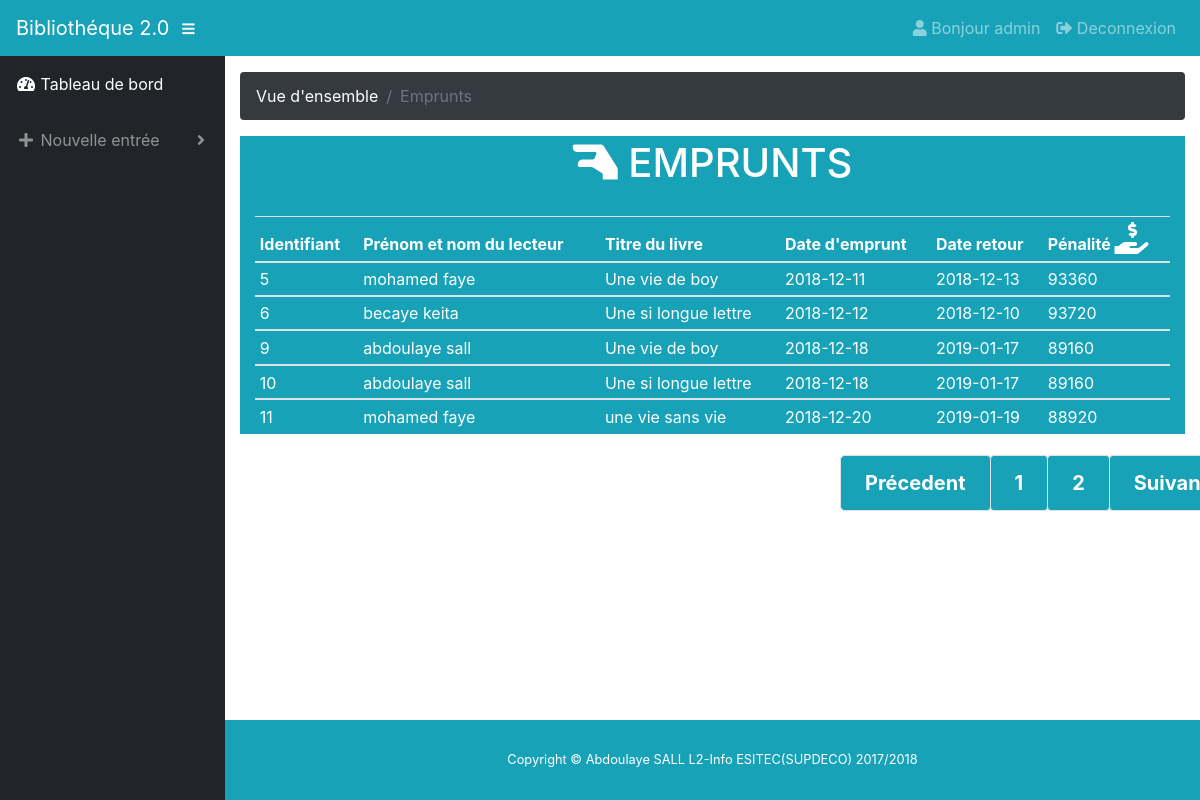
Page /emprunts.php (signed in) on the committed database.
### tables this page shows
CREATE TABLE IF NOT EXISTS `emprunts` (
  `id_emprunt` int(11) NOT NULL AUTO_INCREMENT,
  `id_lecteur` int(11) NOT NULL,
  `id_livre` int(11) NOT NULL,
  `date_emprunt` date NOT NULL,
  `date_retour` date NOT NULL,
  `penalite` int(255) NOT NULL,
  PRIMARY KEY (`id_emprunt`),
  KEY `fk_lecteur` (`id_lecteur`),
  KEY `fk_livre` (`id_livre`)
);

CREATE TABLE IF NOT EXISTS `lecteurs` (
  `id_lecteur` int(11) NOT NULL AUTO_INCREMENT,
  `prenom` varchar(60) NOT NULL,
  `nom` varchar(25) NOT NULL,
  `adresse` varchar(255) NOT NULL,
  `cni` varchar(255) NOT NULL,
  PRIMARY KEY (`id_lecteur`)
);

CREATE TABLE IF NOT EXISTS `livres` (
  `id_livre` int(11) NOT NULL AUTO_INCREMENT,
  `titre` varchar(255) NOT NULL,
  `auteurs` varchar(255) NOT NULL,
  `maison_edition` varchar(255) NOT NULL,
  `id_lib` int(11) NOT NULL,
  `nombre_pages` int(60) NOT NULL,
  `stock` int(255) NOT NULL,
  `prix` int(255) NOT NULL,
  PRIMARY KEY (`id_livre`),
  KEY `fk_lib` (`id_lib`)
);

### emprunts.php (the view, shortened to what this page needs)
<?php
$db = mysqli_connect('localhost', 'root', '', 'bibiotheque');
?>
<!DOCTYPE html>
<html lang="fr">
  <head>
    <link href="bootstrap/css/bootstrap.min.css" rel="stylesheet">
    <link href="fontawesome-free/css/all.min.css" rel="stylesheet" type="text/css">
    <link href="datatables/dataTables.bootstrap4.css" rel="stylesheet">
    <link href="css/sb-admin.css" rel="stylesheet">
    <link rel="stylesheet" type="text/css" href="css/main.css">
  </head>
  <body id="page-top">
    <nav class="navbar navbar-expand navbar-dark bg-info static-top">
      <?php
      if ($_SESSION['login'] == "admin") {
          echo ('<a class="navbar-brand mr-1" href="admin.php">Bibliothéque 2.0</a>');
        }else{
          echo ('<a class="navbar-brand mr-1" href="accueil.php">Bibliothéque 2.0</a>');
        }
      ?>
      <button class="btn btn-link btn-sm text-white order-1 order-sm-0" id="sidebarToggle" href="#">
        <i class="fas fa-bars"></i>
      </button>
        <div class="collapse navbar-collapse" id="navbarResponsive">
          <ul class="navbar-nav ml-auto">
            <li class="nav-item"><a class="nav-link js-scroll-trigger"><i class="fas fa-user"></i> <?php echo "Bonjour ".$_SESSION['login'];?></a></li>
            <li class="nav-item">
              <a class="nav-link js-scroll-trigger" href="index.php"><i class="fas fa-sign-out-alt"></i> Deconnexion</a>
            </li>
          </ul>
        </div>
    </nav>
    <div id="wrapper">
      <ul class="sidebar navbar-nav">
        <li class="nav-item active">
          <a class="nav-link" href="#">
            <i class="fas fa-fw fa-tachometer-alt"></i>
            <span>Tableau de bord</span>
          </a>
        </li>
        <li class="nav-item dropdown">
          <a class="nav-link dropdown-toggle" href="#" id="pagesDropdown" role="button" data-toggle="dropdown" aria-haspopup="true" aria-expanded="false">
            <i class="fas fa-fw fa-plus"></i>
            <span>Nouvelle entrée</span>
          </a>
        </li>
      </ul>
      <div id="content-wrapper">
        <div class="container-fluid">
          <ol class="breadcrumb bg-dark">
            <li class="breadcrumb-item">
              <?php
              if ($_SESSION['login'] == "admin") {
                  echo ('<a class="breadcrumb-item active" style="color:white;" href="admin.php">Vue d\'ensemble</a>');
                }else{
                  echo ('<a class="breadcrumb-item active" style="color:white;" href="accueil.php">Vue d\'ensemble</a>');
                }
              ?>
            </li>
            <li class="breadcrumb-item active">Emprunts</li>
          </ol>
	<div class="row">
		<div class="col-xl-12 col-sm-6 mb-3">
			<div class="col-lg-12 header"><h1 class="section-heading text-uppercase" align="center"><i class="fas fa-hand-lizard"></i> Emprunts</h1>
			</div>
			<div class="col-xl-12 col-sm-6 mb-3 content">
			<?php
				$empruntparpage=5;
$retour_total=mysqli_query($db,'SELECT COUNT(*) AS total
                                FROM emprunts,lecteurs,livres
                                WHERE (emprunts.id_lecteur=lecteurs.id_lecteur AND emprunts.id_livre=livres.id_livre)
                                ORDER BY id_emprunt');
$donnees_total=mysqli_fetch_assoc($retour_total);
$total=$donnees_total['total'];
$nombreDePages=ceil($total/$empruntparpage);
if(isset($_GET['page']))
{
     $pageActuelle=intval($_GET['page']);
     if($pageActuelle>$nombreDePages)
     {
          $pageActuelle=$nombreDePages;
     }
}
else
{
     $pageActuelle=1;
}
$premiereEntree=($pageActuelle-1)*$empruntparpage;
$retouremprunt=mysqli_query($db,'SELECT DISTINCT emprunts.id_emprunt,lecteurs.prenom,lecteurs.nom,livres.titre,emprunts.date_emprunt,emprunts.date_retour,DATEDIFF(NOW(),date_retour)*120 AS penalite
                                 FROM emprunts,lecteurs,livres
                                 WHERE (emprunts.id_lecteur=lecteurs.id_lecteur AND emprunts.id_livre=livres.id_livre)
                                 ORDER BY id_emprunt LIMIT '.$premiereEntree.', '.$empruntparpage.'');
if($retouremprunt){
          echo "<table class='table table-sm table-hover'>\n";
          echo "<thead>\n";
          echo "<tr>\n";
          echo "<th scope='col'>Identifiant</th>\n";
          echo "<th scope='col'>Prénom et nom du lecteur</th>\n";
          echo "<th scope='col'>Titre du livre</th>\n";
          echo "<th scope='col'>Date d'emprunt </th>\n";
          echo "<th scope='col'>Date retour</th>\n";
          echo "<th scope='col'>Pénalité  <i class='fas fa-2x fa-hand-holding-usd'></i></th>\n";
          echo "</thead>\n";
while($donnee_emprunt=mysqli_fetch_assoc($retouremprunt)){
            echo "<tbody>\n";
            echo "<tr>\n";
            echo "<td>".$donnee_emprunt["id_emprunt"]."</td>\n";
            echo "<td>".$donnee_emprunt["prenom"].' '.$donnee_emprunt["nom"]."</td>\n";
            echo "<td>".$donnee_emprunt["titre"]."</td>\n";
            echo "<td>".$donnee_emprunt["date_emprunt"]."</td>\n";
            echo "<td>".$donnee_emprunt["date_retour"]."</td>\n";
            if($donnee_emprunt['penalite']>0){
              echo "<td>".$donnee_emprunt["penalite"]."</td>\n";
            }else{
              echo "<td>0</td>\n";
            }
            echo "</tbody>\n";
      }
      echo "</table>\n";
    }
			?>
			</div>
		<div class="col-xl-12 col-sm-6 mb-3 pagination pagination-lg" align="center">
				<?php
			echo "<nav aria-label='Page navigation'>";
			echo "<ul class='pagination'>";
      echo "<li class='page-item'><a class='page-link badge badge-info' href='emprunts.php'>Précedent</a></li>";
			for($i=1; $i<=$nombreDePages; $i++){
			     if($i==$pageActuelle){
			  		echo "<li class='page-item'><a class='page-link badge badge-info' href='emprunts.php?page=$i''>$i</a></li>";
			     }else{
			          echo "<li class='page-item'> <a class='page-link badge badge-info' href='emprunts.php?page=$i'>$i</a></li> ";
			     }
			}
     echo "<li class='page-item'><a class='page-link badge badge-info' href='emprunts.php'>Suivant</a></li>";
				?>
		</div>
		</div>
	</div>
		</div>
        </div>
        <footer class="sticky-footer bg-info">
          <div class="container my-auto">
            <div class="copyright text-center my-auto">
              <span>Copyright ©  Abdoulaye SALL L2-Info ESITEC(SUPDECO) 2017/2018</span>
            </div>
          </div>
        </footer>
      </div>
  </body>
</html>

### css/sb-admin.css (style rules this page uses)
html { position: relative; min-height: 100%; }
body { height: 100%; color: white; }
#wrapper { display: -webkit-box; display: -ms-flexbox; display: flex; }
#wrapper #content-wrapper { overflow-x: hidden; width: 100%; padding-top: 1rem; padding-bottom: 80px; }
.navbar-nav .nav-item.active .nav-link { color: #fff; }
.navbar-nav .nav-item.dropdown .dropdown-toggle::after { width: 1rem; text-align: center; float: right; vertical-align: 0; border: 0; font-weight: 900; content: '\f105'; font-family: 'Font Awesome 5 Free'; }
.sidebar { width: 90px !important; background-color: #212529; min-height: calc(100vh - 56px); }
.sidebar .nav-item:last-child { margin-bottom: 1rem; }
.sidebar .nav-item .nav-link { text-align: center; padding: 0.75rem 1rem; width: 90px; }
.sidebar .nav-item .nav-link span { font-size: 0.65rem; display: block; }
.sidebar .nav-item.dropdown .dropdown-toggle::after { display: none; }
.sidebar .nav-item .nav-link { color: rgba(255, 255, 255, 0.5); }
@media (min-width: 768px) { .sidebar { width: 225px !important; } }
@media (min-width: 768px) { .sidebar .nav-item .nav-link { display: block; width: 100%; text-align: left; padding: 1rem; width: 225px; } }
@media (min-width: 768px) { .sidebar .nav-item .nav-link span { font-size: 1rem; display: inline; } }
@media (min-width: 768px) { .sidebar .nav-item.dropdown .dropdown-toggle::after { display: block; } }
:root { --input-padding-x: 0.75rem; --input-padding-y: 0.75rem; }
footer.sticky-footer { display: -webkit-box; display: -ms-flexbox; display: flex; position: absolute; right: 0; bottom: 0; width: calc(100% - 90px); height: 80px; background-color: #e9ecef; }
footer.sticky-footer .copyright { line-height: 1; font-size: 0.8rem; }
@media (min-width: 768px) { footer.sticky-footer { width: calc(100% - 225px); } }

### css/main.css (style rules this page uses)
body { background-image: url('biblio.jpg'); }
.header { width: 100%; height: 80px; padding-top: 3px; color: white; background-color: #17a2b8; }
.content { width:100%; background-color: #17a2b8; color: white; }
.pagination { margin-left: 300px; margin-top: 5px; }

### rows in the picture
emprunts: id_emprunt "5", id_lecteur.prenom "mohamed", id_lecteur.nom "faye", id_livre.titre "Une vie de boy", date_emprunt "2018-12-11", date_retour "2018-12-13", penalite "93360"
emprunts: id_emprunt "6", id_lecteur.prenom "becaye", id_lecteur.nom "keita", id_livre.titre "Une si longue lettre", date_emprunt "2018-12-12", date_retour "2018-12-10", penalite "93720"
emprunts: id_emprunt "9", id_lecteur.prenom "abdoulaye", id_lecteur.nom "sall", id_livre.titre "Une vie de boy", date_emprunt "2018-12-18", date_retour "2019-01-17", penalite "89160"
emprunts: id_emprunt "10", id_lecteur.prenom "abdoulaye", id_lecteur.nom "sall", id_livre.titre "Une si longue lettre", date_emprunt "2018-12-18", date_retour "2019-01-17", penalite "89160"
emprunts: id_emprunt "11", id_lecteur.prenom "mohamed", id_lecteur.nom "faye", id_livre.titre "une vie sans vie", date_emprunt "2018-12-20", date_retour "2019-01-19", penalite "88920"

### other values in the picture
$_SESSION['login'] "admin"
